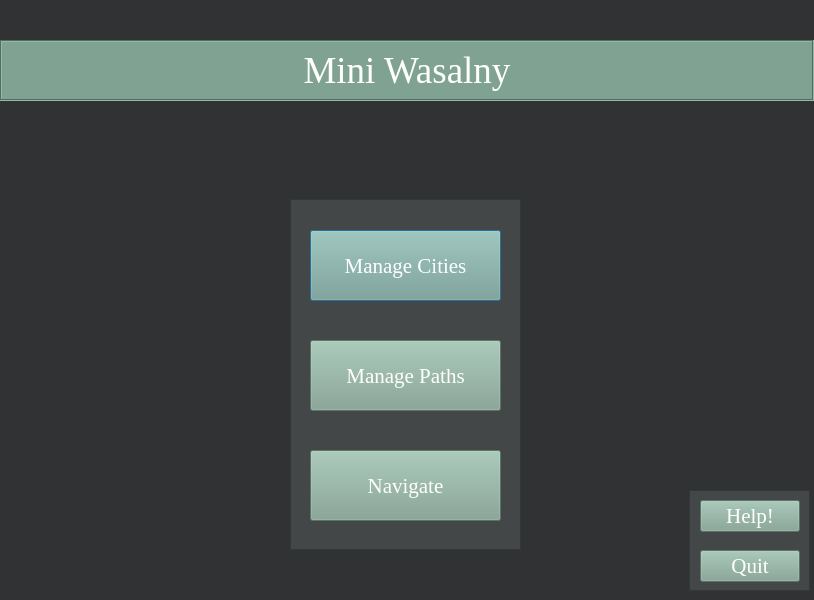
<?xml version="1.0" encoding="UTF-8"?>
<ui version="4.0">
 <class>welcomePage</class>
 <widget class="QDialog" name="welcomePage">
  <property name="geometry">
   <rect>
    <x>0</x>
    <y>0</y>
    <width>814</width>
    <height>600</height>
   </rect>
  </property>
  <property name="windowTitle">
   <string>Dialog</string>
  </property>
  <property name="styleSheet">
   <string notr="true">background-color: rgb(48, 50, 52);</string>
  </property>
  <widget class="QPushButton" name="cities">
   <property name="geometry">
    <rect>
     <x>310</x>
     <y>230</y>
     <width>191</width>
     <height>71</height>
    </rect>
   </property>
   <property name="font">
    <font>
     <family>Georgia</family>
     <pointsize>16</pointsize>
    </font>
   </property>
   <property name="styleSheet">
    <string notr="true">color: rgb(255, 255, 255);
background-color: rgb(128, 162, 146);</string>
   </property>
   <property name="text">
    <string>Manage Cities</string>
   </property>
  </widget>
  <widget class="QPushButton" name="paths">
   <property name="geometry">
    <rect>
     <x>310</x>
     <y>340</y>
     <width>191</width>
     <height>71</height>
    </rect>
   </property>
   <property name="font">
    <font>
     <family>Georgia</family>
     <pointsize>16</pointsize>
    </font>
   </property>
   <property name="styleSheet">
    <string notr="true">color: rgb(255, 255, 255);
background-color: rgb(128, 162, 146);</string>
   </property>
   <property name="text">
    <string>Manage Paths</string>
   </property>
  </widget>
  <widget class="QPushButton" name="navigate">
   <property name="geometry">
    <rect>
     <x>310</x>
     <y>450</y>
     <width>191</width>
     <height>71</height>
    </rect>
   </property>
   <property name="font">
    <font>
     <family>Georgia</family>
     <pointsize>16</pointsize>
    </font>
   </property>
   <property name="styleSheet">
    <string notr="true">color: rgb(255, 255, 255);
background-color: rgb(128, 162, 146);</string>
   </property>
   <property name="text">
    <string>Navigate</string>
   </property>
  </widget>
  <widget class="QPushButton" name="quit">
   <property name="geometry">
    <rect>
     <x>700</x>
     <y>550</y>
     <width>100</width>
     <height>32</height>
    </rect>
   </property>
   <property name="font">
    <font>
     <family>Georgia</family>
     <pointsize>16</pointsize>
    </font>
   </property>
   <property name="styleSheet">
    <string notr="true">color: rgb(255, 255, 255);
background-color: rgb(128, 162, 146);</string>
   </property>
   <property name="text">
    <string>Quit</string>
   </property>
  </widget>
  <widget class="QPushButton" name="pushButton_5">
   <property name="geometry">
    <rect>
     <x>700</x>
     <y>500</y>
     <width>100</width>
     <height>32</height>
    </rect>
   </property>
   <property name="font">
    <font>
     <family>Georgia</family>
     <pointsize>16</pointsize>
    </font>
   </property>
   <property name="styleSheet">
    <string notr="true">color: rgb(255, 255, 255);
background-color: rgb(128, 162, 146);</string>
   </property>
   <property name="text">
    <string>Help!</string>
   </property>
  </widget>
  <widget class="QLabel" name="label_2">
   <property name="geometry">
    <rect>
     <x>0</x>
     <y>40</y>
     <width>814</width>
     <height>61</height>
    </rect>
   </property>
   <property name="minimumSize">
    <size>
     <width>60</width>
     <height>30</height>
    </size>
   </property>
   <property name="font">
    <font>
     <family>Georgia</family>
     <pointsize>28</pointsize>
     <italic>false</italic>
     <bold>false</bold>
    </font>
   </property>
   <property name="autoFillBackground">
    <bool>false</bool>
   </property>
   <property name="styleSheet">
    <string notr="true">background-color: rgb(128, 162, 146);
color: rgb(255, 255, 255);</string>
   </property>
   <property name="frameShape">
    <enum>QFrame::Box</enum>
   </property>
   <property name="frameShadow">
    <enum>QFrame::Sunken</enum>
   </property>
   <property name="text">
    <string>Mini Wasalny</string>
   </property>
   <property name="alignment">
    <set>Qt::AlignCenter</set>
   </property>
  </widget>
  <widget class="QFrame" name="frame">
   <property name="geometry">
    <rect>
     <x>290</x>
     <y>199</y>
     <width>231</width>
     <height>351</height>
    </rect>
   </property>
   <property name="styleSheet">
    <string notr="true">background-color: rgb(68, 71, 71);</string>
   </property>
   <property name="frameShape">
    <enum>QFrame::StyledPanel</enum>
   </property>
   <property name="frameShadow">
    <enum>QFrame::Raised</enum>
   </property>
  </widget>
  <widget class="QFrame" name="frame_2">
   <property name="geometry">
    <rect>
     <x>689</x>
     <y>490</y>
     <width>121</width>
     <height>101</height>
    </rect>
   </property>
   <property name="styleSheet">
    <string notr="true">background-color: rgb(68, 71, 71);</string>
   </property>
   <property name="frameShape">
    <enum>QFrame::StyledPanel</enum>
   </property>
   <property name="frameShadow">
    <enum>QFrame::Raised</enum>
   </property>
  </widget>
  <zorder>frame_2</zorder>
  <zorder>frame</zorder>
  <zorder>cities</zorder>
  <zorder>paths</zorder>
  <zorder>navigate</zorder>
  <zorder>quit</zorder>
  <zorder>pushButton_5</zorder>
  <zorder>label_2</zorder>
 </widget>
 <resources/>
 <connections/>
</ui>
